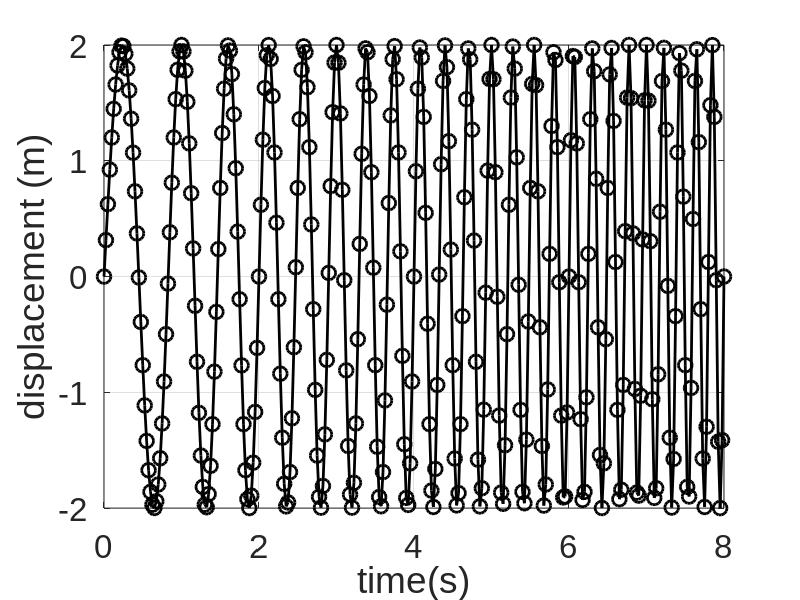
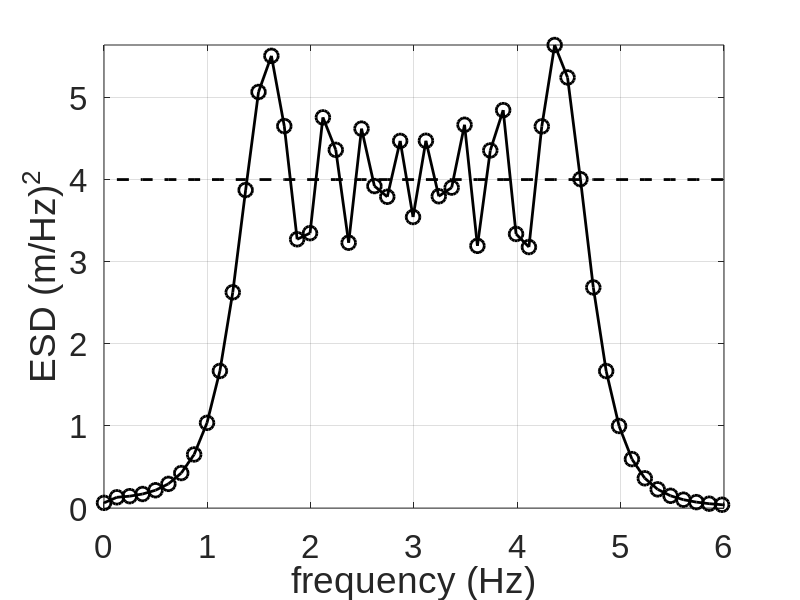

These charts were generated, in order, by the following MATLAB code:
clear all

%% time and frequency parameters
fs=40;                             % sampling frequency 
T = 8;dt=1/fs;t=0:dt:T;            % chirp duration; time resolution; time vector                  
N=length(t);A=2;                   % number of points; amplitude of chirp
f1=1; f2=5;                        % upper and lower frequencies
TT=N*dt;                            

%% chirp
a=2*pi*(f2-f1)/(2*T); b=2*pi*f1;   % coefficients
x=A*sin(a*t.^2+b*t);               % chirp signal

%% calculation of ESD
X = fft(x)/fs;                        % DFT of chirp
esd = abs(X).^2;                      % ESD of chirp
df=1/(N*dt);                          % frequency resolution
f = 0:df:fs/2 ;                       % frequency vector
esds=2*abs(X(1:round(N/2))).^2;       % ESD of chirp (single-sided)
esds(1)=abs(X(1)).^2;                 

%% Parsevals theorem
e=trapz((x).^2)*dt                    % energy in the time domain
E=trapz(esds)*df                      % energy in the frequency domain
amp=A^2/2*T/(f2-f1)                   % average amplitude 

%% Plot the results
figure(1)                             % time domain
plot(t,x,'k','linewidth',2)
hold on
plot(t,x,'ok','linewidth',2,'MarkerSize',10)
set(gca,'fontname', 'arial','fontsize',24)
xlabel('time(s)');
ylabel('displacement (m)');
grid

figure(2)                             % frequency domain
plot(f,esds,'k','linewidth',2)
hold on
plot(f,esds,'ok','linewidth',2,'MarkerSize',10)
hold on
plot(f,amp*f./f,'--k','linewidth',2)
set(gca,'fontname', 'arial','fontsize',24)
xlabel('frequency (Hz)');
ylabel('ESD (m/Hz)^2');
axis([0,6,0,inf]),grid






